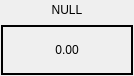
<?xml version="1.0" encoding="UTF-8"?>
<ui version="4.0">
 <class>MyLCD</class>
 <widget class="QWidget" name="MyLCD">
  <property name="geometry">
   <rect>
    <x>0</x>
    <y>0</y>
    <width>134</width>
    <height>76</height>
   </rect>
  </property>
  <property name="minimumSize">
   <size>
    <width>0</width>
    <height>0</height>
   </size>
  </property>
  <property name="maximumSize">
   <size>
    <width>154</width>
    <height>80</height>
   </size>
  </property>
  <property name="windowTitle">
   <string>Form</string>
  </property>
  <layout class="QGridLayout" name="gridLayout">
   <property name="leftMargin">
    <number>1</number>
   </property>
   <property name="topMargin">
    <number>1</number>
   </property>
   <property name="rightMargin">
    <number>1</number>
   </property>
   <property name="bottomMargin">
    <number>1</number>
   </property>
   <item row="0" column="0">
    <layout class="QVBoxLayout" name="verticalLayout">
     <item>
      <widget class="QLabel" name="key">
       <property name="styleSheet">
        <string notr="true">font: 12pt &quot;黑体&quot;;</string>
       </property>
       <property name="text">
        <string>NULL</string>
       </property>
       <property name="alignment">
        <set>Qt::AlignCenter</set>
       </property>
      </widget>
     </item>
     <item>
      <widget class="QLabel" name="value">
       <property name="minimumSize">
        <size>
         <width>130</width>
         <height>50</height>
        </size>
       </property>
       <property name="styleSheet">
        <string notr="true">
font:20pt &quot;黑体&quot;;</string>
       </property>
       <property name="frameShape">
        <enum>QFrame::WinPanel</enum>
       </property>
       <property name="text">
        <string>0.00</string>
       </property>
       <property name="alignment">
        <set>Qt::AlignCenter</set>
       </property>
      </widget>
     </item>
    </layout>
   </item>
  </layout>
 </widget>
 <resources/>
 <connections/>
</ui>
